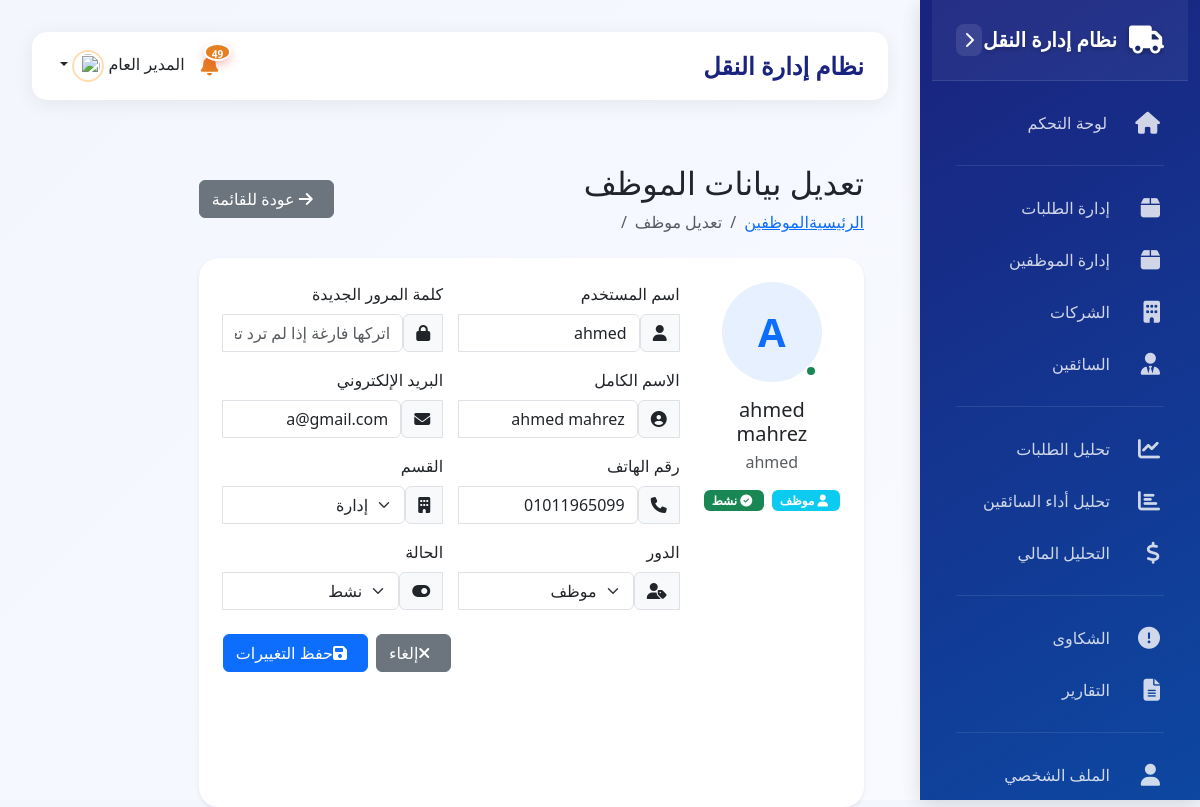
/admin/edit_employee.php?id=4 (signed in), run on the app's committed database.
### tables this page shows
CREATE TABLE `employees` (
  `id` int(11) NOT NULL,
  `username` varchar(50) NOT NULL,
  `password` varchar(255) NOT NULL,
  `full_name` varchar(100) NOT NULL,
  `email` varchar(100) NOT NULL,
  `phone` varchar(20) DEFAULT NULL,
  `department` varchar(50) NOT NULL,
  `role` enum('مدير_عام','موظف') NOT NULL,
  `status` enum('active','inactive') DEFAULT 'active',
  `created_at` timestamp NOT NULL DEFAULT current_timestamp(),
  `updated_at` timestamp NOT NULL DEFAULT current_timestamp() ON UPDATE current_timestamp()
);

### admin/edit_employee.php (the view, shortened to what this page needs)
<?php
require_once '../config.php';
$employee_id = intval($_GET['id']);
$stmt = $conn->prepare("SELECT * FROM employees WHERE id = ?");
$stmt->execute([$employee_id]);
$employee = $stmt->fetch();
include '../includes/header.php';
?>
<div class="container-fluid py-4">
    <div class="row">
        <?php include '../includes/sidebar.php'; ?>
        <main class="col-md-9 ms-sm-auto col-lg-10 px-md-4">
            <div class="d-flex justify-content-between flex-wrap flex-md-nowrap align-items-center pt-3 pb-2 mb-3">
                <div>
                    <h1 class="h2 mb-0">تعديل بيانات الموظف</h1>
                    <nav aria-label="breadcrumb">
                        <ol class="breadcrumb mb-0 mt-2">
                            <li class="breadcrumb-item"><a href="index.php">الرئيسية</a></li>
                            <li class="breadcrumb-item"><a href="employees.php">الموظفين</a></li>
                            <li class="breadcrumb-item active">تعديل موظف</li>
                        </ol>
                    </nav>
                </div>
                <a href="employees.php" class="btn btn-secondary">
                    <i class="fas fa-arrow-right me-2"></i>
                    عودة للقائمة
                </a>
            </div>
            <div class="card shadow-sm">
                <div class="card-body p-4">
                    <div class="row">
                        <div class="col-md-3 text-center mb-4 mb-md-0">
                            <div class="employee-avatar mb-3">
                                <div class="avatar-circle bg-primary bg-opacity-10 text-primary mx-auto">
                                    <?php echo strtoupper(substr($employee['full_name'], 0, 1)); ?>
                                </div>
                            </div>
                            <h5 class="mb-1"><?php echo htmlspecialchars($employee['full_name']); ?></h5>
                            <p class="text-muted mb-3"><?php echo htmlspecialchars($employee['username']); ?></p>
                            <div class="d-flex justify-content-center gap-2">
                                <span class="badge <?php echo $employee['role'] === 'مدير_عام' ? 'bg-primary' : 'bg-info'; ?>">
                                    <i class="fas <?php echo $employee['role'] === 'مدير_عام' ? 'fa-user-tie' : 'fa-user'; ?> me-1"></i>
                                    <?php echo $employee['role'] === 'مدير_عام' ? 'مدير عام' : 'موظف'; ?>
                                </span>
                                <span class="badge <?php echo $employee['status'] === 'active' ? 'bg-success' : 'bg-danger'; ?>">
                                    <i class="fas <?php echo $employee['status'] === 'active' ? 'fa-check-circle' : 'fa-times-circle'; ?> me-1"></i>
                                    <?php echo $employee['status'] === 'active' ? 'نشط' : 'غير نشط'; ?>
                                </span>
                            </div>
                        </div>
                        <div class="col-md-9">
                            <form method="POST" class="needs-validation" novalidate>
                                <div class="row g-3">
                                    <div class="col-md-6">
                                        <label class="form-label">اسم المستخدم</label>
                                        <div class="input-group">
                                            <span class="input-group-text"><i class="fas fa-user"></i></span>
                                            <input type="text" class="form-control" name="username" value="<?php echo htmlspecialchars($employee['username']); ?>" required>
                                        </div>
                                    </div>
                                    <div class="col-md-6">
                                        <label class="form-label">كلمة المرور الجديدة</label>
                                        <div class="input-group">
                                            <span class="input-group-text"><i class="fas fa-lock"></i></span>
                                            <input type="password" class="form-control" name="password" placeholder="اتركها فارغة إذا لم ترد تغييرها">
                                        </div>
                                    </div>
                                    <div class="col-md-6">
                                        <label class="form-label">الاسم الكامل</label>
                                        <div class="input-group">
                                            <span class="input-group-text"><i class="fas fa-user-circle"></i></span>
                                            <input type="text" class="form-control" name="full_name" value="<?php echo htmlspecialchars($employee['full_name']); ?>" required>
                                        </div>
                                    </div>
                                    <div class="col-md-6">
                                        <label class="form-label">البريد الإلكتروني</label>
                                        <div class="input-group">
                                            <span class="input-group-text"><i class="fas fa-envelope"></i></span>
                                            <input type="email" class="form-control" name="email" value="<?php echo htmlspecialchars($employee['email']); ?>" required>
                                        </div>
                                    </div>
                                    <div class="col-md-6">
                                        <label class="form-label">رقم الهاتف</label>
                                        <div class="input-group">
                                            <span class="input-group-text"><i class="fas fa-phone"></i></span>
                                            <input type="text" class="form-control" name="phone" value="<?php echo htmlspecialchars($employee['phone']); ?>">
                                        </div>
                                    </div>
                                    <div class="col-md-6">
                                        <label class="form-label">القسم</label>
                                        <div class="input-group">
                                            <span class="input-group-text"><i class="fas fa-building"></i></span>
                                            <select class="form-select" name="department" required>
                                                <option value="إدارة" <?php echo $employee['department'] === 'إدارة' ? 'selected' : ''; ?>>إدارة</option>
                                            </select>
                                        </div>
                                    </div>
                                    <div class="col-md-6">
                                        <label class="form-label">الدور</label>
                                        <div class="input-group">
                                            <span class="input-group-text"><i class="fas fa-user-tag"></i></span>
                                            <select class="form-select" name="role" required
                                                <?php echo ($_SESSION['admin_role'] !== 'super_admin' &&
                                                          ($employee['role'] === 'مدير_عام' ||
                                                           $employee['role'] === 'super_admin')) ? 'disabled' : ''; ?>>
                                                <option value="موظف" <?php echo $employee['role'] === 'موظف' ? 'selected' : ''; ?>>موظف</option>
                                            </select>
                                        </div>
                                    </div>
                                    <div class="col-md-6">
                                        <label class="form-label">الحالة</label>
                                        <div class="input-group">
                                            <span class="input-group-text"><i class="fas fa-toggle-on"></i></span>
                                            <select class="form-select" name="status" required
                                                <?php echo ($_SESSION['admin_role'] !== 'super_admin' &&
                                                          ($employee['role'] === 'مدير_عام' ||
                                                           $employee['role'] === 'super_admin')) ? 'disabled' : ''; ?>>
                                                <option value="active" <?php echo $employee['status'] === 'active' ? 'selected' : ''; ?>>نشط</option>
                                            </select>
                                        </div>
                                    </div>
                                </div>
                                <div class="d-flex justify-content-end gap-2 mt-4">
                                    <a href="employees.php" class="btn btn-secondary">
                                        <i class="fas fa-times me-2"></i>إلغاء
                                    </a>
                                    <button type="submit" name="update_employee" class="btn btn-primary">
                                        <i class="fas fa-save me-2"></i>حفظ التغييرات
                                    </button>
                                </div>
                            </form>
                        </div>
                    </div>
                </div>
            </div>
        </main>
    </div>
</div>
<?php include '../includes/footer.php'; ?>

### assets/css/dashboard.css (style rules this page uses)
:root { --primary-gradient: linear-gradient(150deg, #ff8f00 0%, #e65100 100%); --secondary-gradient: linear-gradient(150deg, #ffa726 0%, #fb8c00 100%); --success-gradient: linear-gradient(150deg, #43a047 0%, #2e7d32 100%); --dark-gradient: linear-gradient(150deg, #1a237e 0%, #0d47a1 100%); --danger-gradient: linear-gradient(150deg, #e53935 0%, #c62828 100%); --sidebar-width: 280px; --sidebar-collapsed-width: 70px; --header-height: 60px; --card-shadow: 0 4px 20px rgba(0,0,0,0.07); --hover-shadow: 0 8px 30px rgba(0,0,0,0.15); }
body { background-color: #f3f6fd; font-family: system-ui, -apple-system, "Segoe UI", Roboto, "Helvetica Neue", Arial, sans-serif; min-height: 100vh; position: relative; display: flex; }
.card { border: none; border-radius: 20px; box-shadow: var(--card-shadow); transition: all 0.3s cubic-bezier(0.4, 0, 0.2, 1); overflow: hidden; height: 100%; background: white; }

### includes/header.php (style rules this page uses)
body { overflow-x: hidden !important; }

### data on the page
employees: full_name "A", full_name "ahmed mahrez", username "ahmed", email "a@gmail.com", phone "01011965099", department "إدارة", role "موظف", status "نشط"

### other printed values
$unread_notifications "49"
$_SESSION['admin_username'] "المدير العام"
